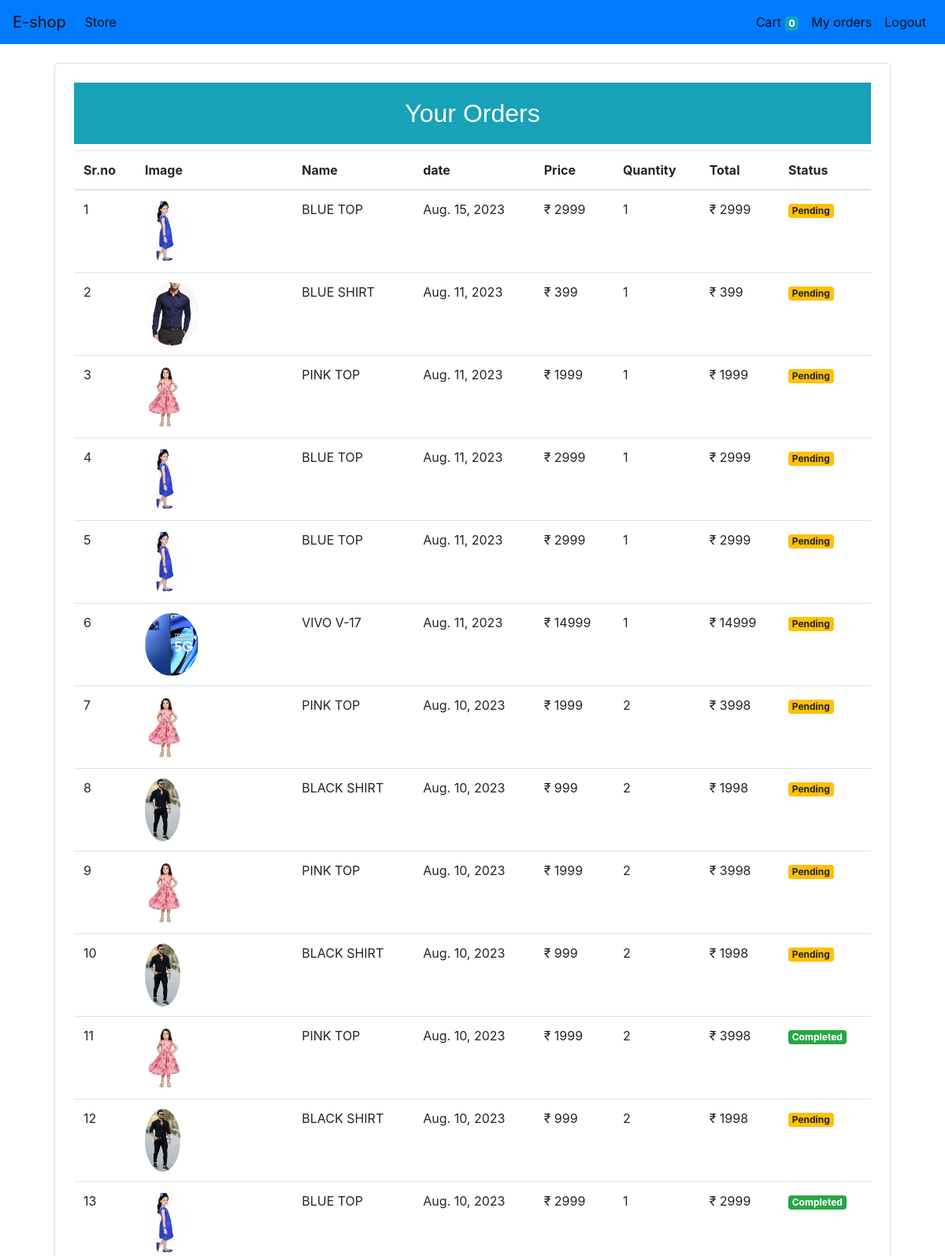
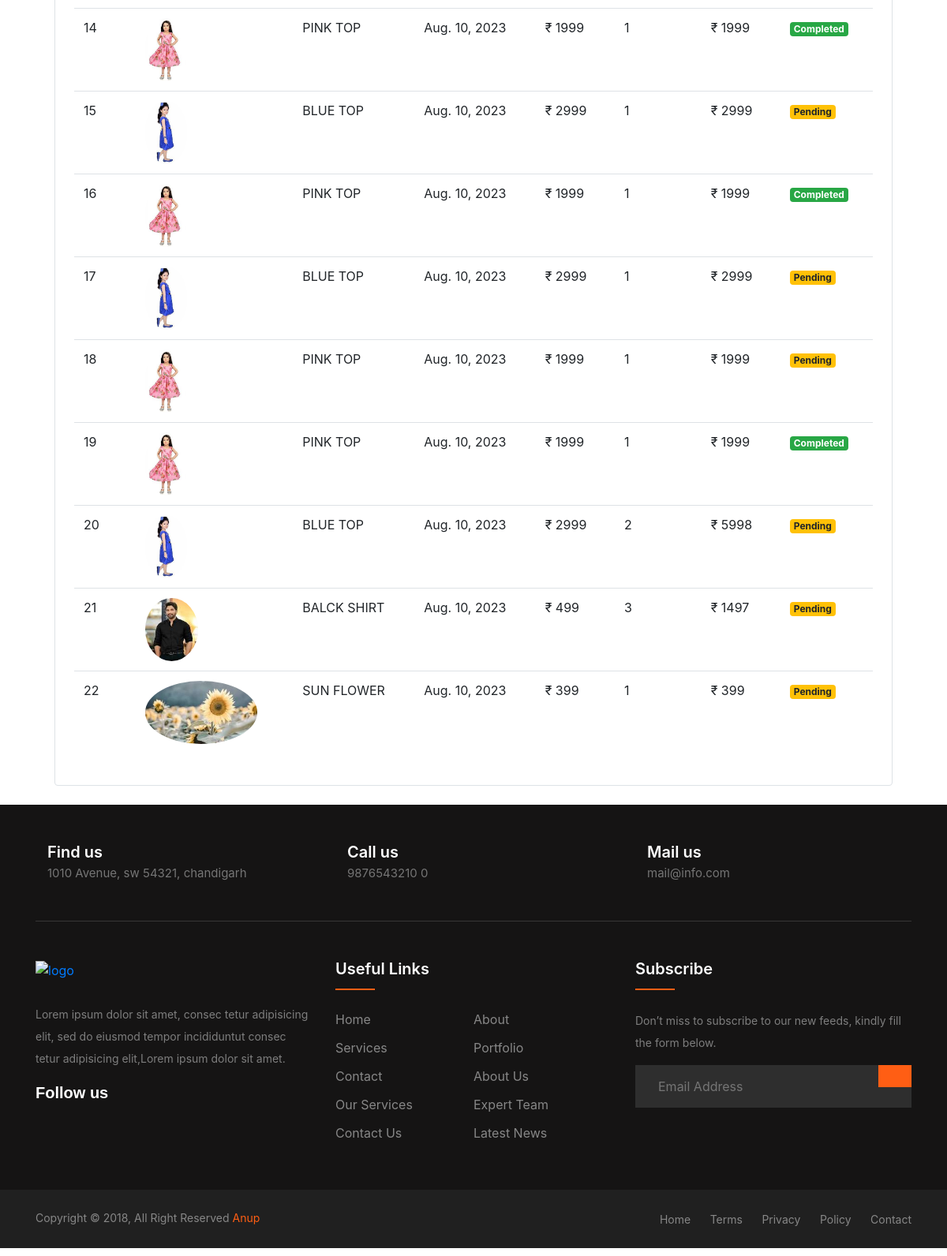
The page /myorders/ (signed in) on the database its author committed (2 pictures, top to bottom).
### product/models/orders.py (models this page shows)
class Order(models.Model):
   product=models.ForeignKey(Product,on_delete=models.CASCADE)
   customer=models.ForeignKey(Customer,on_delete=models.CASCADE)
   quantity=models.IntegerField(default=1)
   price=models.IntegerField()
   address=models.CharField(max_length=100,blank=True,default='')
   phone=models.CharField(max_length=20,blank=True,default='')
   date=models.DateField(default=datetime.datetime.today)
   status=models.BooleanField(default=False)
   def get_orders_by_customer(customer_id):
      return Order.objects.filter(customer=customer_id).order_by('-date')

### product/models/product.py (models this page shows, shortened)
class Product(models.Model):
    name=models.CharField(max_length=20)
    price=models.PositiveIntegerField(default=0)
    category=models.ForeignKey(Category,on_delete=models.CASCADE,default=1)
    description=models.CharField(max_length=500,default='',null=True,blank=True)
    image=models.ImageField(upload_to='uploads/products')

### product/middlewares/auth.py (the view)
    def middleware(request):
        if not request.session.get('customer'):
            return redirect('login')
        response=get_response(request)
        return response

### product/templatetags/currency.py (called while the page is built)
@register.filter(name='currency')
def currency(number):
    return "₹ "+str(number)

@register.filter(name='multiply')
def multiply(number,number1):
    return number*number1

### product/views/orders.py (called while the page is built)
   def get(self,request):
      customer=request.session.get('customer')
      orders=Order.get_orders_by_customer(customer)
      print(orders)
      return render(request,'orders.html',{'orders':orders})

### product/templates/orders.html
{% extends 'base.html' %}
{% block body %}
{% load cart %}
{% load currency %}
<div class="container">
   <div class="border rounded p-4 m-4">
      <table class="table">
        <h2 class="text-center bg-info text-white">Your Orders</h2>
        <thead>
            <tr>
                <th>Sr.no</th>
                <th>Image</th>
                <th>Name</th>
                <th>date</th>
                <th>Price</th>
                <th>Quantity</th>
                <th>Total</th>
                <th>Status</th>
            </tr>
        </thead>
        <tbody>
            {% for order in orders %}
           <tr>
             <td>{{forloop.counter}}</td>
             <td><img src="{{order.product.image.url}}" alt="" height="80px" class="rounded-circle"></td>
             <td>{{order.product.name}}</td>
             <td>{{order.date}}</td>
             <td>{{order.price|currency}}</td>
             <td>{{order.quantity}}</td>
             <td>{{order.quantity|multiply:order.price|currency}}</td>
            {% if order.status %}
              <td><small class="badge badge-success">Completed</small></td>
            {% else %}
            <td><small class="badge badge-warning">Pending</small></td>
            {% endif %}
           </tr>
           {% endfor %}
        </tbody>
      </table>
      </div>
</div>
{% endblock body %}

### product/templates/base.html (shortened to what this page needs)
<!doctype html>
<html lang="en">
<head>
  <link rel="stylesheet" href="https://cdn.jsdelivr.net/npm/bootstrap@4.6.2/dist/css/bootstrap.min.css"
>
</head>
<body>
  <nav class="navbar navbar-expand-lg navbar-light sticky-top bg-primary">
    <a class="navbar-brand" href="/">E-shop</a>
    <div class="collapse navbar-collapse" id="navbarSupportedContent">
      <ul class="navbar-nav mr-auto">
        <li class="nav-item active">
          <a class="nav-link" href="#">Store<span class="sr-only">(current)</span></a>
        </li>
      </ul>
      <ul class="navbar-nav my-2 my-lg-0">
        {% if request.session.customer %}
        <li class="nav-item active">
          <a class="nav-link" href="/cart">Cart
            <span class="badge badge-info">{{request.session.cart.keys|length}}</span>
            <span class="sr-only">(current)</span></a>
        </li>
        <li class="nav-item active">
          <a class="nav-link" href="/myorders">My orders<span class="sr-only">(current)</span></a>
        </li>
        <li class="nav-item active">
          <a class="nav-link" href="/logout">Logout<span class="sr-only">(current)</span></a>
        </li>
        {% endif %}
      </ul>
    </div>
  </nav>
  {% block body %}
  {% endblock body %}
  <footer class="footer-section">
    <div class="container">
      <div class="footer-cta pt-5 pb-5">
        <div class="row">
          <div class="col-xl-4 col-md-4 mb-30">
            <div class="single-cta">
              <div class="cta-text">
                <h4>Find us</h4>
                <span>1010 Avenue, sw 54321, chandigarh</span>
              </div>
            </div>
          </div>
          <div class="col-xl-4 col-md-4 mb-30">
            <div class="single-cta">
              <div class="cta-text">
                <h4>Call us</h4>
                <span>9876543210 0</span>
              </div>
            </div>
          </div>
          <div class="col-xl-4 col-md-4 mb-30">
            <div class="single-cta">
              <div class="cta-text">
                <h4>Mail us</h4>
                <span>mail@info.com</span>
              </div>
            </div>
          </div>
        </div>
      </div>
      <div class="footer-content pt-5 pb-5">
        <div class="row">
          <div class="col-xl-4 col-lg-4 mb-50">
            <div class="footer-widget">
              <div class="footer-logo">
                <a href="index.html"><img src="https://i.ibb.co/QDy827D/ak-logo.png" class="img-fluid" alt="logo"></a>
              </div>
              <div class="footer-text">
                <p>Lorem ipsum dolor sit amet, consec tetur adipisicing elit, sed do eiusmod tempor incididuntut consec
                  tetur adipisicing
                  elit,Lorem ipsum dolor sit amet.</p>
              </div>
              <div class="footer-social-icon">
                <span>Follow us</span>
              </div>
            </div>
          </div>
          <div class="col-xl-4 col-lg-4 col-md-6 mb-30">
            <div class="footer-widget">
              <div class="footer-widget-heading">
                <h3>Useful Links</h3>
              </div>
              <ul>
                <li><a href="#">Home</a></li>
                <li><a href="#">about</a></li>
                <li><a href="#">services</a></li>
                <li><a href="#">portfolio</a></li>
                <li><a href="#">Contact</a></li>
                <li><a href="#">About us</a></li>
                <li><a href="#">Our Services</a></li>
                <li><a href="#">Expert Team</a></li>
                <li><a href="#">Contact us</a></li>
                <li><a href="#">Latest News</a></li>
              </ul>
            </div>
          </div>
          <div class="col-xl-4 col-lg-4 col-md-6 mb-50">
            <div class="footer-widget">
              <div class="footer-widget-heading">
                <h3>Subscribe</h3>
              </div>
              <div class="footer-text mb-25">
                <p>Don’t miss to subscribe to our new feeds, kindly fill the form below.</p>
              </div>
              <div class="subscribe-form">
                <form action="#">
                  <input type="text" placeholder="Email Address">
                  <button></button>
                </form>
              </div>
            </div>
          </div>
        </div>
      </div>
    </div>
    <div class="copyright-area">
      <div class="container">
        <div class="row">
          <div class="col-xl-6 col-lg-6 text-center text-lg-left">
            <div class="copyright-text">
              <p>Copyright &copy; 2018, All Right Reserved <a href="https://codepen.io/anupkumar92/">Anup</a></p>
            </div>
          </div>
          <div class="col-xl-6 col-lg-6 d-none d-lg-block text-right">
            <div class="footer-menu">
              <ul>
                <li><a href="#">Home</a></li>
                <li><a href="#">Terms</a></li>
                <li><a href="#">Privacy</a></li>
                <li><a href="#">Policy</a></li>
                <li><a href="#">Contact</a></li>
              </ul>
            </div>
          </div>
        </div>
      </div>
    </div>
  </footer>
</body>
</html>

### product/templates/base.html (style rules this page uses)
* { margin: 0; padding: 0; }
h2 { text-align: center; padding: 20px; font-family: Arial, Helvetica, sans-serif; }
ul { margin: 0px; padding: 0px; }
.footer-section { background: #151414; position: relative; margin:10px 0px; }
.footer-cta { border-bottom: 1px solid #373636; }
.cta-text { padding-left: 15px; display: inline-block; }
.cta-text h4 { color: #fff; font-size: 20px; font-weight: 600; margin-bottom: 2px; }
.cta-text span { color: #757575; font-size: 15px; }
.footer-content { position: relative; z-index: 2; }
.footer-logo { margin-bottom: 30px; }
.footer-logo img { max-width: 200px; }
.footer-text p { margin-bottom: 14px; font-size: 14px; color: #7e7e7e; line-height: 28px; }
.footer-social-icon span { color: #fff; display: block; font-size: 20px; font-weight: 700; font-family: 'Poppins', sans-serif; margin-bottom: 20px; }
.footer-widget-heading h3 { color: #fff; font-size: 20px; font-weight: 600; margin-bottom: 40px; position: relative; }
.footer-widget-heading h3::before { content: ""; position: absolute; left: 0; bottom: -15px; height: 2px; width: 50px; background: #ff5e14; }
.footer-widget ul li { display: inline-block; float: left; width: 50%; margin-bottom: 12px; }
.footer-widget ul li a { color: #878787; text-transform: capitalize; }
.subscribe-form { position: relative; overflow: hidden; }
.subscribe-form input { width: 100%; padding: 14px 28px; background: #2E2E2E; border: 1px solid #2E2E2E; color: #fff; }
.subscribe-form button { position: absolute; right: 0; background: #ff5e14; padding: 13px 20px; border: 1px solid #ff5e14; top: 0; }
.copyright-area { background: #202020; padding: 25px 0; }
.copyright-text p { margin: 0; font-size: 14px; color: #878787; }
.copyright-text p a { color: #ff5e14; }
.footer-menu li { display: inline-block; margin-left: 20px; }
.footer-menu li a { font-size: 14px; color: #878787; }

### rows shown on the page
Order: product.image (picture), product.name "BLUE TOP", date "Aug. 15, 2023", price "₹ 2999", quantity "1", quantity|multiply "₹ 2999", status "Pending"
Order: product.image (picture), product.name "BLUE SHIRT", date "Aug. 11, 2023", price "₹ 399", quantity "1", quantity|multiply "₹ 399", status "Pending"
Order: product.image (picture), product.name "PINK TOP", date "Aug. 11, 2023", price "₹ 1999", quantity "1", quantity|multiply "₹ 1999", status "Pending"
Order: product.image (picture), product.name "BLUE TOP", date "Aug. 11, 2023", price "₹ 2999", quantity "1", quantity|multiply "₹ 2999", status "Pending"
Order: product.image (picture), product.name "BLUE TOP", date "Aug. 11, 2023", price "₹ 2999", quantity "1", quantity|multiply "₹ 2999", status "Pending"
Order: product.image (picture), product.name "VIVO V-17", date "Aug. 11, 2023", price "₹ 14999", quantity "1", quantity|multiply "₹ 14999", status "Pending"
Order: product.image (picture), product.name "PINK TOP", date "Aug. 10, 2023", price "₹ 1999", quantity "2", quantity|multiply "₹ 3998", status "Pending"
Order: product.image (picture), product.name "BLACK SHIRT", date "Aug. 10, 2023", price "₹ 999", quantity "2", quantity|multiply "₹ 1998", status "Pending"
Order: product.image (picture), product.name "PINK TOP", date "Aug. 10, 2023", price "₹ 1999", quantity "2", quantity|multiply "₹ 3998", status "Pending"
Order: product.image (picture), product.name "BLACK SHIRT", date "Aug. 10, 2023", price "₹ 999", quantity "2", quantity|multiply "₹ 1998", status "Pending"
Order: product.image (picture), product.name "PINK TOP", date "Aug. 10, 2023", price "₹ 1999", quantity "2", quantity|multiply "₹ 3998", status "Completed"
Order: product.image (picture), product.name "BLACK SHIRT", date "Aug. 10, 2023", price "₹ 999", quantity "2", quantity|multiply "₹ 1998", status "Pending"
Order: product.image (picture), product.name "BLUE TOP", date "Aug. 10, 2023", price "₹ 2999", quantity "1", quantity|multiply "₹ 2999", status "Completed"
Order: product.image (picture), product.name "PINK TOP", date "Aug. 10, 2023", price "₹ 1999", quantity "1", quantity|multiply "₹ 1999", status "Completed"
Order: product.image (picture), product.name "BLUE TOP", date "Aug. 10, 2023", price "₹ 2999", quantity "1", quantity|multiply "₹ 2999", status "Pending"
Order: product.image (picture), product.name "PINK TOP", date "Aug. 10, 2023", price "₹ 1999", quantity "1", quantity|multiply "₹ 1999", status "Completed"
Order: product.image (picture), product.name "BLUE TOP", date "Aug. 10, 2023", price "₹ 2999", quantity "1", quantity|multiply "₹ 2999", status "Pending"
Order: product.image (picture), product.name "PINK TOP", date "Aug. 10, 2023", price "₹ 1999", quantity "1", quantity|multiply "₹ 1999", status "Pending"
Order: product.image (picture), product.name "PINK TOP", date "Aug. 10, 2023", price "₹ 1999", quantity "1", quantity|multiply "₹ 1999", status "Completed"
Order: product.image (picture), product.name "BLUE TOP", date "Aug. 10, 2023", price "₹ 2999", quantity "2", quantity|multiply "₹ 5998", status "Pending"
Order: product.image (picture), product.name "BALCK SHIRT", date "Aug. 10, 2023", price "₹ 499", quantity "3", quantity|multiply "₹ 1497", status "Pending"
Order: product.image (picture), product.name "SUN FLOWER", date "Aug. 10, 2023", price "₹ 399", quantity "1", quantity|multiply "₹ 399", status "Pending"

### other values the page prints
{{ request.session.cart.keys|length }} "0"
